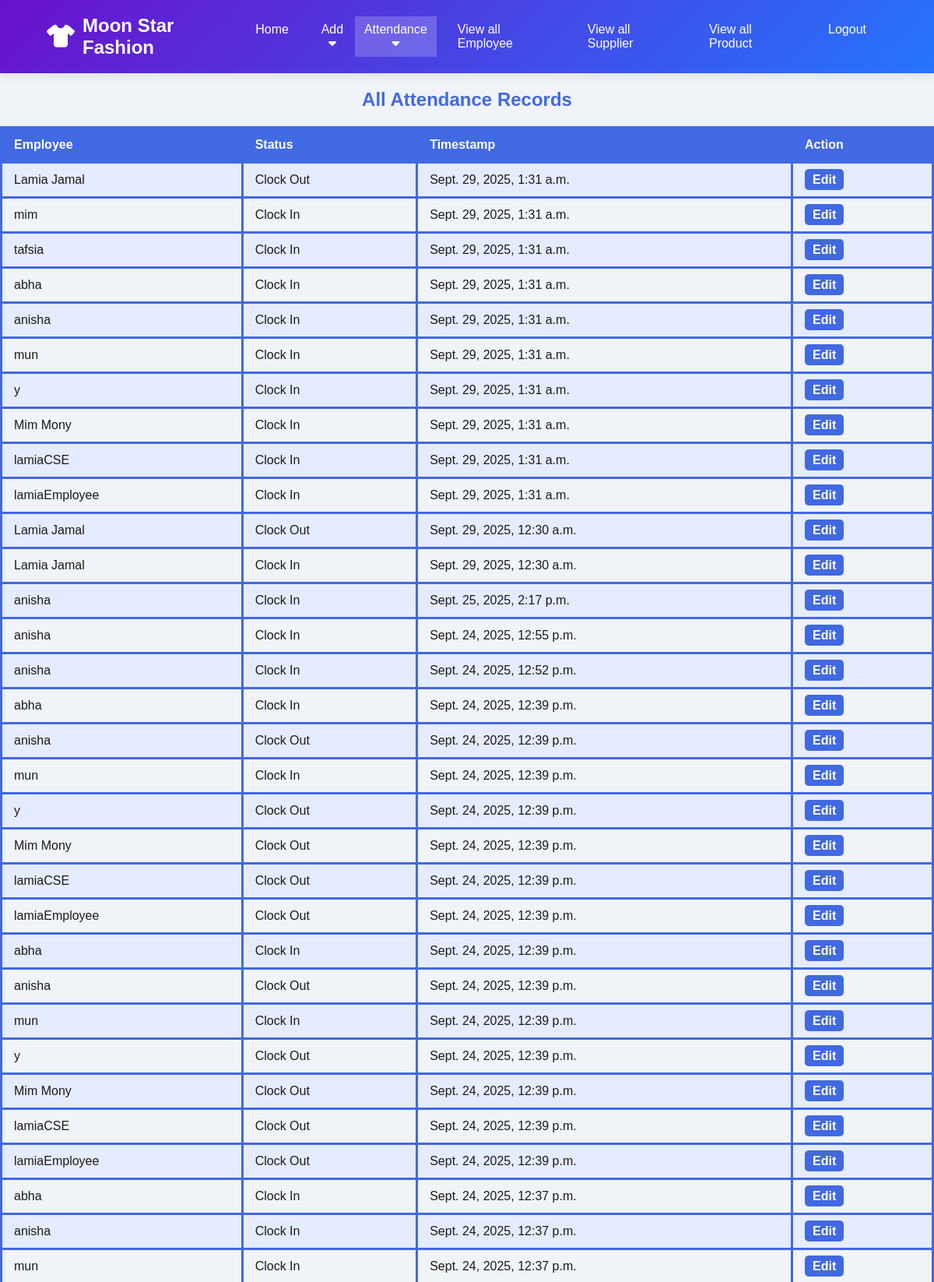
The page /attendance/all/ (signed in, upper part) on the database its author committed.
### fms/models.py (models this page shows, shortened)
class Attendance(models.Model):
    IN = 'IN'
    OUT = 'OUT'
    STATUS_CHOICES = [(IN, 'Clock In'), (OUT, 'Clock Out')]
    employee = models.ForeignKey(EmployeeProfile,
        on_delete=models.CASCADE,
        related_name='attendances',
        null=False)
    date = models.DateField(auto_now_add=True)
    timestamp = models.DateTimeField(auto_now_add=True, null=True, blank=True)
    status = models.CharField(max_length=3, choices=STATUS_CHOICES, default=IN)
    marked_by_admin = models.BooleanField(default=False)
    class Meta:
        ordering = ['-timestamp']

class EmployeeProfile(models.Model):
    employee = models.ForeignKey(Employee, on_delete=models.CASCADE)
    user = models.OneToOneField(User, on_delete=models.CASCADE, related_name='profile')
    public_id = models.CharField(max_length=12, unique=True, editable=False)
    phone = models.CharField(max_length=20, blank=True)
    designation = models.CharField(max_length=100, blank=True)

class Employee(models.Model):
    sl=models.AutoField(primary_key=True,auto_created=True)
    name=models.CharField(max_length=20)
    email=models.EmailField(max_length=20)
    position = models.CharField(max_length=10, default='Worker')
    phone=models.IntegerField()
    salary = models.IntegerField(default=10000)
    password = models.CharField(max_length=128, null=True, blank=True)
    bonus_percentage = models.DecimalField(max_digits=5, decimal_places=2, default=0)

### fms/views.py (the view)
# urls.py: path('attendance/all/', views.attendance_list, name='attendance_list'),
@login_required(login_url='admin_login')
def attendance_list(request):
    if request.user.is_authenticated and request.user.is_staff:
        attendances = Attendance.objects.select_related('employee').order_by('-timestamp')
        return render(request, 'attendance_list.html', {'attendances': attendances})

### fms/templates/attendance_list.html (shortened to what this page needs)
<!DOCTYPE html>
<html lang="en">
<head>
    <link rel="stylesheet" href="https://cdnjs.cloudflare.com/ajax/libs/font-awesome/6.4.0/css/all.min.css">
</head>
<body>
    <nav class="navbar">
        <div class="logo">
            <i class="fas fa-tshirt"></i>
            <span>Moon Star Fashion</span>
        </div>
        <div class="nav-links">
            <a href="{% url 'employee_list' %}" class="nav-link">Home</a>
            <div class="dropdown">
                <button class="dropbtn">Add <i class="fa fa-caret-down"></i></button>
            </div>
                <div class="dropdown active">
                <button class="dropbtn">Attendance <i class="fa fa-caret-down"></i></button>
            </div>
            <a href="{% url 'employee_list' %}#emp" class="nav-link">View all Employee</a>
            <a href="{% url 'employee_list' %}#sup" class="nav-link">View all Supplier</a>
            <a href="{% url 'employee_list' %}#pro" class="nav-link">View all Product</a>
            <a href="{% url 'admin_logout' %}" class="nav-link">Logout</a>
        </div>
        </nav>
    <h2>All Attendance Records</h2>
    <table border="1">
        <tr>
            <th>Employee</th>
            <th>Status</th>
            <th>Timestamp</th>
            <th>Action</th>
        </tr>
        {% for att in attendances %}
        <tr>
            <td>{{ att.employee.employee.name }}</td>
            <td>{{ att.get_status_display }}</td>
            <td>{{ att.timestamp }}</td>
            <td>
                <a href="{% url 'attendance_edit' att.pk %}" id="edit">Edit</a>
            </td>
        </tr>
        {% endfor %}
    </table>
</body>
</html>

### fms/templates/attendance_list.html (style rules this page uses)
body { font-family: Arial, sans-serif; background-color: #f0f4f8; color: #1a1a1a; margin: 0px; }
h2 { color: #4169e1; text-align: center; margin-bottom: 20px; }
table { width: 100%; border-collapse: collapse; margin-bottom: 20px; box-shadow: 0 2px 5px rgba(0,0,0,0.1); }
th, td { padding: 12px 15px; border: 3px solid #4169e1; text-align: left; }
th { background-color: #4169e1; color: white; font-weight: bold; }
tr:nth-child(even) { background-color: #e6ecff; }
#edit { text-decoration: none; color: white; background-color: #4169e1; padding: 5px 10px; border-radius: 5px; font-weight: bold; transition: background-color 0.3s ease; }
.navbar { display: flex; justify-content: space-between; align-items: center; padding: 1.2rem 5%; background: linear-gradient(135deg, #6a11cb 0%, #2575fc 100%); color: white; box-shadow: 0 2px 15px rgba(0, 0, 0, 0.1); position: sticky; top: 0; z-index: 100; }
.nav-links { display: flex; }
.nav-link { color: white; text-decoration: none; margin: 0 15px; font-weight: 500; transition: all 0.3s ease; padding: 8px 12px; border-radius: 4px; }
.nav-link:hover, .dropdown.active { background-color: rgba(255, 255, 255, 0.2); }
.logo { display: flex; align-items: center; font-size: 1.5rem; font-weight: 700; }
.logo i { margin-right: 10px; font-size: 1.8rem; }
.dropdown { position: relative; }
.dropbtn { background: none; border: none; color: white; font-weight: 500; font-size: 1rem; padding: 8px 12px; border-radius: 4px; cursor: pointer; }

### rows shown on the page
Attendance: employee.employee.name "Lamia Jamal", status "Clock Out", timestamp "Sept. 29, 2025, 1:31 a.m."
Attendance: employee.employee.name "mim", status "Clock In", timestamp "Sept. 29, 2025, 1:31 a.m."
Attendance: employee.employee.name "tafsia", status "Clock In", timestamp "Sept. 29, 2025, 1:31 a.m."
Attendance: employee.employee.name "abha", status "Clock In", timestamp "Sept. 29, 2025, 1:31 a.m."
Attendance: employee.employee.name "anisha", status "Clock In", timestamp "Sept. 29, 2025, 1:31 a.m."
Attendance: employee.employee.name "mun", status "Clock In", timestamp "Sept. 29, 2025, 1:31 a.m."
Attendance: employee.employee.name "y", status "Clock In", timestamp "Sept. 29, 2025, 1:31 a.m."
Attendance: employee.employee.name "Mim Mony", status "Clock In", timestamp "Sept. 29, 2025, 1:31 a.m."
Attendance: employee.employee.name "lamiaCSE", status "Clock In", timestamp "Sept. 29, 2025, 1:31 a.m."
Attendance: employee.employee.name "lamiaEmployee", status "Clock In", timestamp "Sept. 29, 2025, 1:31 a.m."
Attendance: employee.employee.name "Lamia Jamal", status "Clock Out", timestamp "Sept. 29, 2025, 12:30 a.m."
Attendance: employee.employee.name "Lamia Jamal", status "Clock In", timestamp "Sept. 29, 2025, 12:30 a.m."
Attendance: employee.employee.name "anisha", status "Clock In", timestamp "Sept. 25, 2025, 2:17 p.m."
Attendance: employee.employee.name "anisha", status "Clock In", timestamp "Sept. 24, 2025, 12:55 p.m."
Attendance: employee.employee.name "anisha", status "Clock In", timestamp "Sept. 24, 2025, 12:52 p.m."
Attendance: employee.employee.name "abha", status "Clock In", timestamp "Sept. 24, 2025, 12:39 p.m."
Attendance: employee.employee.name "anisha", status "Clock Out", timestamp "Sept. 24, 2025, 12:39 p.m."
Attendance: employee.employee.name "mun", status "Clock In", timestamp "Sept. 24, 2025, 12:39 p.m."
Attendance: employee.employee.name "y", status "Clock Out", timestamp "Sept. 24, 2025, 12:39 p.m."
Attendance: employee.employee.name "Mim Mony", status "Clock Out", timestamp "Sept. 24, 2025, 12:39 p.m."
Attendance: employee.employee.name "lamiaCSE", status "Clock Out", timestamp "Sept. 24, 2025, 12:39 p.m."
Attendance: employee.employee.name "lamiaEmployee", status "Clock Out", timestamp "Sept. 24, 2025, 12:39 p.m."
Attendance: employee.employee.name "abha", status "Clock In", timestamp "Sept. 24, 2025, 12:39 p.m."
Attendance: employee.employee.name "anisha", status "Clock Out", timestamp "Sept. 24, 2025, 12:39 p.m."
Attendance: employee.employee.name "mun", status "Clock In", timestamp "Sept. 24, 2025, 12:39 p.m."
Attendance: employee.employee.name "y", status "Clock Out", timestamp "Sept. 24, 2025, 12:39 p.m."
Attendance: employee.employee.name "Mim Mony", status "Clock Out", timestamp "Sept. 24, 2025, 12:39 p.m."
Attendance: employee.employee.name "lamiaCSE", status "Clock Out", timestamp "Sept. 24, 2025, 12:39 p.m."
Attendance: employee.employee.name "lamiaEmployee", status "Clock Out", timestamp "Sept. 24, 2025, 12:39 p.m."
Attendance: employee.employee.name "abha", status "Clock In", timestamp "Sept. 24, 2025, 12:37 p.m."
Attendance: employee.employee.name "anisha", status "Clock In", timestamp "Sept. 24, 2025, 12:37 p.m."
Attendance: employee.employee.name "mun", status "Clock In", timestamp "Sept. 24, 2025, 12:37 p.m."
